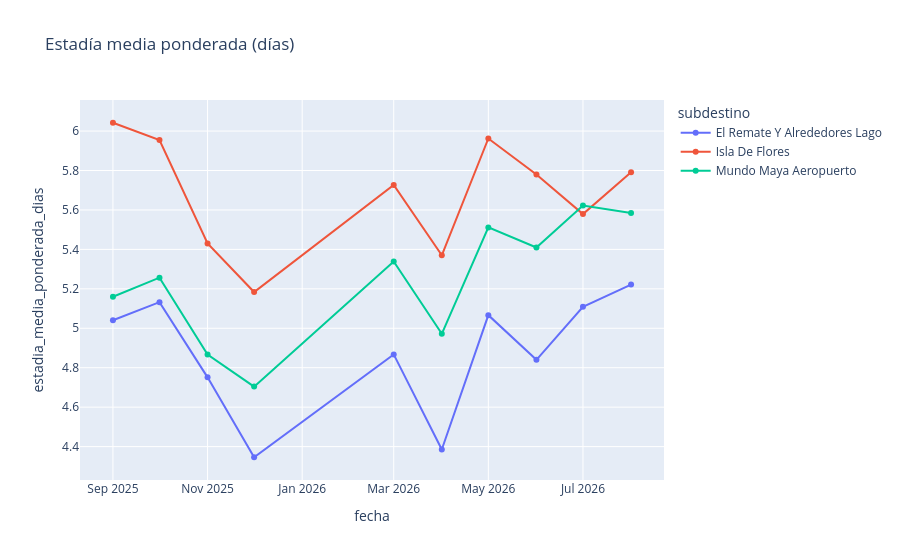

Notebook code for this chart:
### Markdown cell above
## 4. Estadía media ponderada
Solo para el segmento **mayor a un día**: suma de días-persona / suma de visitantes. No promediar promedios individuales.

### Code cell
est = resultados["estadia_ponderada"]
display(est.head())
px.line(est, x="fecha", y="estadia_media_ponderada_dias", color="subdestino", markers=True, title="Estadía media ponderada (días)").show()

### Figure 1 — Plotly figure (JSON) as saved in the notebook; plotly's stock layout.template omitted (floating-point values rounded to 4 significant figures)
{"data": [{"hovertemplate": "subdestino=El Remate Y Alrededores Lago<br>fecha=%{x}<br>estadia_media_ponderada_dias=%{y}<extra></extra>", "legendgroup": "El Remate Y Alrededores Lago", "line": {"color": "#636efa", "dash": "solid"}, "marker": {"symbol": "circle"}, "mode": "lines+markers", "name": "El Remate Y Alrededores Lago", "orientation": "v", "showlegend": true, "type": "scatter", "x": ["2025-09-01T00:00:00.000000000", "2025-10-01T00:00:00.000000000", "2025-11-01T00:00:00.000000000", "2025-12-01T00:00:00.000000000", "2026-03-01T00:00:00.000000000", "2026-04-01T00:00:00.000000000", "2026-05-01T00:00:00.000000000", "2026-06-01T00:00:00.000000000", "2026-07-01T00:00:00.000000000", "2026-08-01T00:00:00.000000000"], "xaxis": "x", "y": [5.041, 5.132, 4.751, 4.346, 4.867, 4.385, 5.067, 4.84, 5.109, 5.221], "yaxis": "y"}, {"hovertemplate": "subdestino=Isla De Flores<br>fecha=%{x}<br>estadia_media_ponderada_dias=%{y}<extra></extra>", "legendgroup": "Isla De Flores", "line": {"color": "#EF553B", "dash": "solid"}, "marker": {"symbol": "circle"}, "mode": "lines+markers", "name": "Isla De Flores", "orientation": "v", "showlegend": true, "type": "scatter", "x": ["2025-09-01T00:00:00.000000000", "2025-10-01T00:00:00.000000000", "2025-11-01T00:00:00.000000000", "2025-12-01T00:00:00.000000000", "2026-03-01T00:00:00.000000000", "2026-04-01T00:00:00.000000000", "2026-05-01T00:00:00.000000000", "2026-06-01T00:00:00.000000000", "2026-07-01T00:00:00.000000000", "2026-08-01T00:00:00.000000000"], "xaxis": "x", "y": [6.042, 5.954, 5.43, 5.184, 5.727, 5.37, 5.962, 5.78, 5.579, 5.791], "yaxis": "y"}, {"hovertemplate": "subdestino=Mundo Maya Aeropuerto<br>fecha=%{x}<br>estadia_media_ponderada_dias=%{y}<extra></extra>", "legendgroup": "Mundo Maya Aeropuerto", "line": {"color": "#00cc96", "dash": "solid"}, "marker": {"symbol": "circle"}, "mode": "lines+markers", "name": "Mundo Maya Aeropuerto", "orientation": "v", "showlegend": true, "type": "scatter", "x": ["2025-09-01T00:00:00.000000000", "2025-10-01T00:00:00.000000000", "2025-11-01T00:00:00.000000000", "2025-12-01T00:00:00.000000000", "2026-03-01T00:00:00.000000000", "2026-04-01T00:00:00.000000000", "2026-05-01T00:00:00.000000000", "2026-06-01T00:00:00.000000000", "2026-07-01T00:00:00.000000000", "2026-08-01T00:00:00.000000000"], "xaxis": "x", "y": [5.16, 5.257, 4.867, 4.704, 5.338, 4.972, 5.511, 5.41, 5.622, 5.584], "yaxis": "y"}], "layout": {"legend": {"title": {"text": "subdestino"}, "tracegroupgap": 0}, "title": {"text": "Estadía media ponderada (días)"}, "xaxis": {"anchor": "y", "domain": [0, 1], "title": {"text": "fecha"}}, "yaxis": {"anchor": "x", "domain": [0, 1], "title": {"text": "estadia_media_ponderada_dias"}}}}
